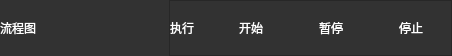
<?xml version="1.0" encoding="UTF-8"?>
<ui version="4.0">
 <class>FormTop1</class>
 <widget class="QWidget" name="FormTop1">
  <property name="geometry">
   <rect>
    <x>0</x>
    <y>0</y>
    <width>452</width>
    <height>56</height>
   </rect>
  </property>
  <property name="sizePolicy">
   <sizepolicy hsizetype="Preferred" vsizetype="Expanding">
    <horstretch>0</horstretch>
    <verstretch>0</verstretch>
   </sizepolicy>
  </property>
  <property name="minimumSize">
   <size>
    <width>0</width>
    <height>0</height>
   </size>
  </property>
  <property name="windowTitle">
   <string>流程图</string>
  </property>
  <property name="styleSheet">
   <string notr="true">background:rgb(40, 40, 40)</string>
  </property>
  <layout class="QHBoxLayout" name="horizontalLayout" stretch="3,1">
   <property name="spacing">
    <number>0</number>
   </property>
   <property name="leftMargin">
    <number>0</number>
   </property>
   <property name="topMargin">
    <number>0</number>
   </property>
   <property name="rightMargin">
    <number>0</number>
   </property>
   <property name="bottomMargin">
    <number>0</number>
   </property>
   <item>
    <widget class="QLabel" name="label">
     <property name="sizePolicy">
      <sizepolicy hsizetype="Expanding" vsizetype="Expanding">
       <horstretch>0</horstretch>
       <verstretch>0</verstretch>
      </sizepolicy>
     </property>
     <property name="minimumSize">
      <size>
       <width>0</width>
       <height>0</height>
      </size>
     </property>
     <property name="styleSheet">
      <string notr="true">background-color: rgb(50, 50, 50);color:white</string>
     </property>
     <property name="text">
      <string>流程图</string>
     </property>
    </widget>
   </item>
   <item>
    <widget class="QFrame" name="frame">
     <property name="sizePolicy">
      <sizepolicy hsizetype="Expanding" vsizetype="Expanding">
       <horstretch>0</horstretch>
       <verstretch>0</verstretch>
      </sizepolicy>
     </property>
     <property name="styleSheet">
      <string notr="true">background-color: rgb(50, 50, 50);color:white</string>
     </property>
     <property name="frameShape">
      <enum>QFrame::StyledPanel</enum>
     </property>
     <property name="frameShadow">
      <enum>QFrame::Raised</enum>
     </property>
     <property name="lineWidth">
      <number>0</number>
     </property>
     <layout class="QHBoxLayout" name="horizontalLayout_2" stretch="3,1,1,1">
      <property name="spacing">
       <number>0</number>
      </property>
      <property name="leftMargin">
       <number>0</number>
      </property>
      <property name="topMargin">
       <number>0</number>
      </property>
      <property name="rightMargin">
       <number>0</number>
      </property>
      <property name="bottomMargin">
       <number>0</number>
      </property>
      <item>
       <widget class="QLabel" name="label_2">
        <property name="sizePolicy">
         <sizepolicy hsizetype="Expanding" vsizetype="Expanding">
          <horstretch>0</horstretch>
          <verstretch>0</verstretch>
         </sizepolicy>
        </property>
        <property name="styleSheet">
         <string notr="true">background-color: rgb(50, 50, 50);color:white</string>
        </property>
        <property name="lineWidth">
         <number>0</number>
        </property>
        <property name="text">
         <string>执行     </string>
        </property>
       </widget>
      </item>
      <item>
       <widget class="MyButton" name="pushButton">
        <property name="styleSheet">
         <string notr="true">background-color: rgb(50, 50, 50);color:white</string>
        </property>
        <property name="text">
         <string>开始</string>
        </property>
        <property name="flat">
         <bool>true</bool>
        </property>
       </widget>
      </item>
      <item>
       <widget class="MyButton" name="pushButton_2">
        <property name="styleSheet">
         <string notr="true">background-color: rgb(50, 50, 50);color:white</string>
        </property>
        <property name="text">
         <string>暂停</string>
        </property>
        <property name="flat">
         <bool>true</bool>
        </property>
       </widget>
      </item>
      <item>
       <widget class="MyButton" name="pushButton_3">
        <property name="styleSheet">
         <string notr="true">background-color: rgb(50, 50, 50);color:white</string>
        </property>
        <property name="text">
         <string>停止</string>
        </property>
        <property name="flat">
         <bool>true</bool>
        </property>
       </widget>
      </item>
     </layout>
    </widget>
   </item>
  </layout>
 </widget>
 <customwidgets>
  <customwidget>
   <class>MyButton</class>
   <extends>QPushButton</extends>
   <header>mybutton.h</header>
  </customwidget>
 </customwidgets>
 <resources/>
 <connections/>
</ui>
